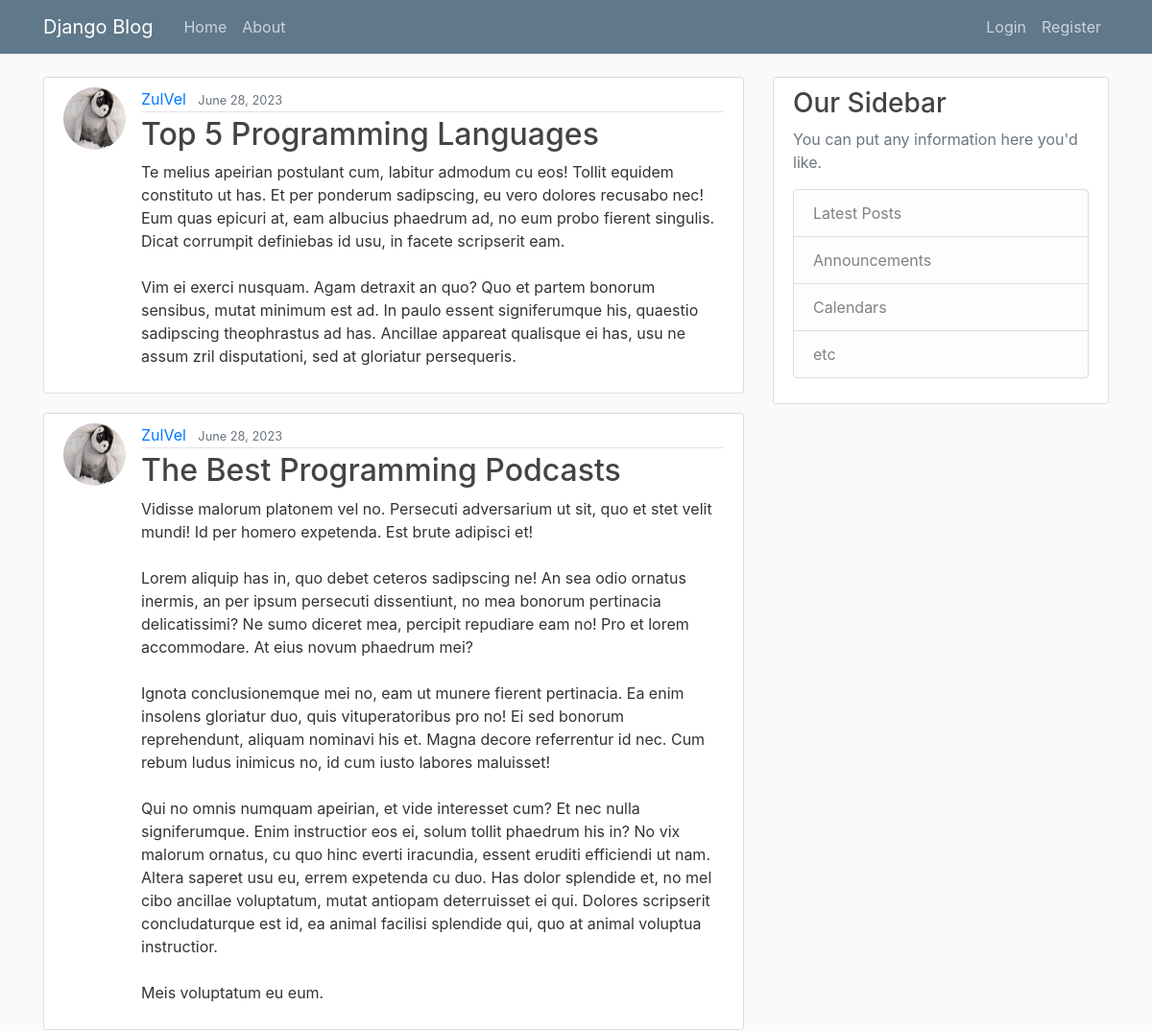
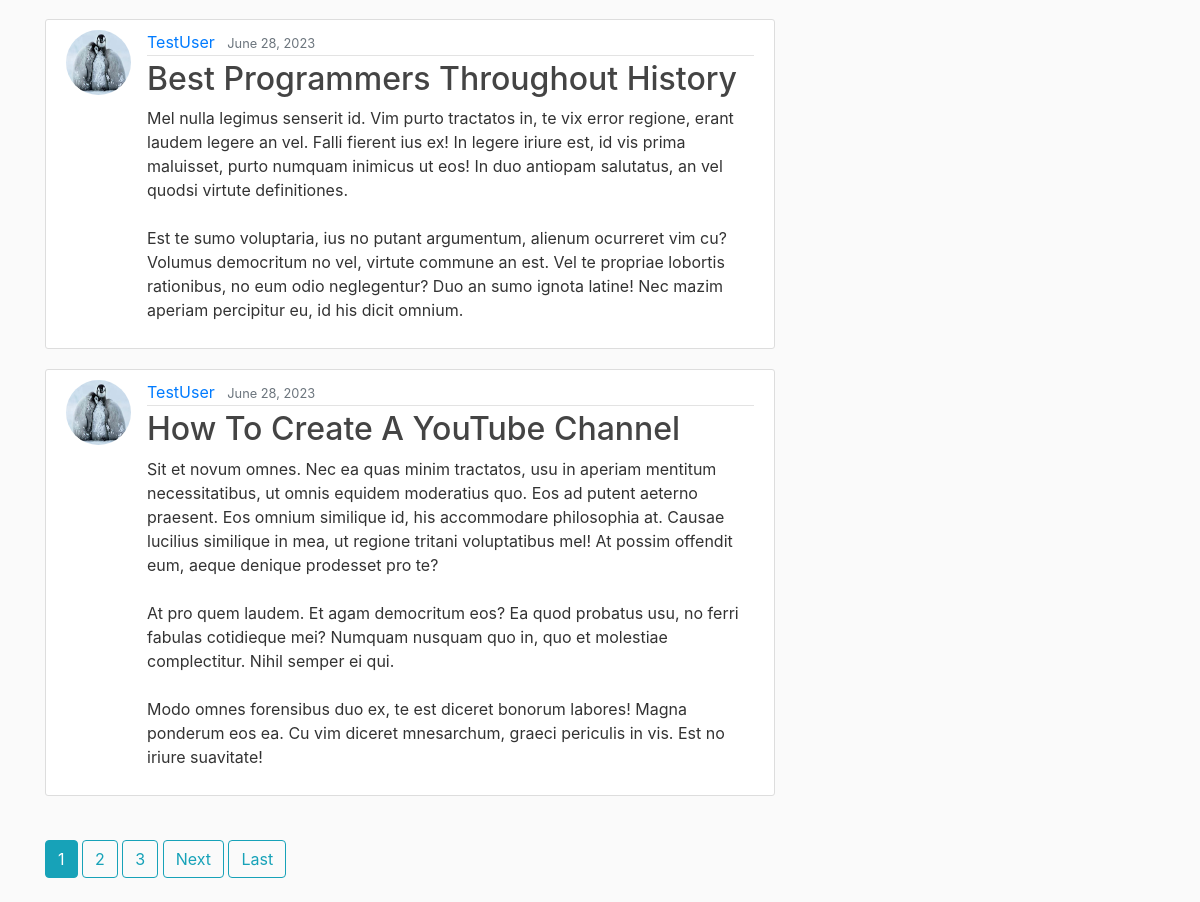
The page / on the database its author committed (2 pictures, top to bottom).
### blog/models.py (models this page shows, shortened)
class Post(models.Model):
    title = models.CharField(max_length=100)
    content = models.TextField()
    date_posted = models.DateTimeField(default=timezone.now)
    author = models.ForeignKey(User, on_delete=models.CASCADE)

### users/models.py (models this page shows, shortened)
class Profile(models.Model):
    user = models.OneToOneField(User, on_delete=models.CASCADE)
    image = models.ImageField(default='default.jpg', upload_to='profile_pics')

### blog/views.py (the view)
# urls.py: path('', PostListView.as_view(), name='blog-home'),
class PostListView(ListView):
    model = Post
    template_name = 'blog/home.html'
    context_object_name = 'posts'
    ordering = ['-date_posted']
    paginate_by = 4

### blog/templates/blog/home.html (shortened to what this page needs)
{% extends "blog/base.html" %}
{% block content %}
    {% for post in posts %}
        <article class="media content-section">
            <img class="rounded-circle article-img" src="{{ post.author.profile.image.url }}">
            <div class="media-body">
            <div class="article-metadata">
                <a class="mr-2" href="#">{{ post.author }}</a>
                <small class="text-muted">{{ post.date_posted|date:"F d, Y" }}</small>
            </div>
            <h2><a class="article-title" href="{% url 'post-detail' post.id %}">{{ post.title }}</a></h2>
            <p class="article-content">{{ post.content }}</p>
            </div>
        </article>
    {% endfor %}
    <br>
    {% if is_paginated %}
        {% for num in page_obj.paginator.page_range %}
            {% if page_obj.number == num %}
                <a class="btn btn-info mb-4" href="?page={{ num }} ">{{ num }}</a>
            {% elif num > page_obj.number|add:'-3' and num < page_obj.number|add:'3'  %}
                <a class="btn btn-outline-info mb-4" href="?page={{ num }} ">{{ num }}</a>
            {% endif %}
        {% endfor %}
        {% if page_obj.has_next %}
            <a class="btn btn-outline-info mb-4" href="?page={{ page_obj.next_page_number }} ">Next</a>
            <a class="btn btn-outline-info mb-4" href="?page={{ page_obj.paginator.num_pages }} ">Last</a>
        {% endif %}
    {% endif %}
{% endblock content %}

### blog/templates/blog/base.html (shortened to what this page needs)
{% load static %}
<!DOCTYPE html>
<html lang="en">
<head>
    <link rel="stylesheet" href="https://cdn.jsdelivr.net/npm/bootstrap@4.0.0/dist/css/bootstrap.min.css">
    <link rel="stylesheet" type="text/css" href="{% static 'blog/main.css' %} ">
</head>
<body>
    <header class="site-header">
        <nav class="navbar navbar-expand-md navbar-dark bg-steel fixed-top">
            <div class="container">
            <a class="navbar-brand mr-4" href="{% url 'blog-home' %}">Django Blog</a>
            <div class="collapse navbar-collapse" id="navbarToggle">
                <div class="navbar-nav mr-auto">
                <a class="nav-item nav-link" href="{% url 'blog-home' %}">Home</a>
                <a class="nav-item nav-link" href="{% url 'blog-about' %}">About</a>
                </div>
                <div class="navbar-nav">
                  {% if user.is_authenticated %}
                    <a class="nav-item nav-link" href="{% url 'post-create' %} ">New Post</a>
                    <a class="nav-item nav-link" href="{% url 'profile' %} ">Profile</a>
                    <a class="nav-item nav-link" href="{% url 'logout' %} ">Logout</a>
                  {% else %}
                    <a class="nav-item nav-link" href="{% url 'login' %} ">Login</a>
                    <a class="nav-item nav-link" href="{% url 'register' %}">Register</a>
                  {% endif %}
                </div>
            </div>
            </div>
        </nav>
        </header>
        <main role="main" class="container">
            <div class="row">
              <div class="col-md-8">
                {% block content %}{% endblock %}
              </div>
              <div class="col-md-4">
                <div class="content-section">
                  <h3>Our Sidebar</h3>
                  <p class='text-muted'>You can put any information here you'd like.
                    <ul class="list-group">
                      <li class="list-group-item list-group-item-light">Latest Posts</li>
                      <li class="list-group-item list-group-item-light">Announcements</li>
                      <li class="list-group-item list-group-item-light">Calendars</li>
                      <li class="list-group-item list-group-item-light">etc</li>
                    </ul>
                  </p>
                </div>
              </div>
            </div>
          </main>
</body>
</html>

### blog/static/blog/main.css (style rules this page uses)
body { background: #fafafa; color: #333333; margin-top: 5rem; }
h1, h2, h3, h4, h5, h6 { color: #444444; }
ul { margin: 0; }
.bg-steel { background-color: #5f788a; }
.site-header .navbar-nav .nav-link { color: #cbd5db; }
.content-section { background: #ffffff; padding: 10px 20px; border: 1px solid #dddddd; border-radius: 3px; margin-bottom: 20px; }
.article-title { color: #444444; }
.article-content { white-space: pre-line; }
.article-img { height: 65px; width: 65px; margin-right: 16px; }
.article-metadata { padding-bottom: 1px; margin-bottom: 4px; border-bottom: 1px solid #e3e3e3 }

### rows shown on the page
Post: author.profile.image (picture), author "ZulVel", date_posted "June 28, 2023", title "Top 5 Programming Languages", content "Te melius apeirian postulant cum, labitur admodum cu eos! Tollit equidem constituto ut has. Et per ponderum sadipscing, eu vero dolores recusabo nec! Eum quas epicuri at, eam albucius phaedrum ad, no eum probo fierent singulis. Dicat corrumpit definiebas id usu, in facete scripserit eam. Vim ei exerci nusquam. Agam detraxit an quo? Quo et partem bonorum sensibus, mutat minimum est ad. In paulo essent signiferumque his, quaestio sadipscing theophrastus ad has. Ancillae appareat qualisque ei has, usu ne assum zril disputationi, sed at gloriatur persequeris."
Post: author.profile.image (picture), author "ZulVel", date_posted "June 28, 2023", title "The Best Programming Podcasts", content "Vidisse malorum platonem vel no. Persecuti adversarium ut sit, quo et stet velit mundi! Id per homero expetenda. Est brute adipisci et! Lorem aliquip has in, quo debet ceteros sadipscing ne! An sea odio ornatus inermis, an per ipsum persecuti dissentiunt, no mea bonorum pertinacia delicatissimi? Ne sumo diceret mea, percipit repudiare eam no! Pro et lorem accommodare. At eius novum phaedrum mei? Ignota conclusionemque mei no, eam ut munere fierent pertinacia. Ea enim insolens gloriatur duo, quis vituperatoribus pro no! Ei sed bonorum reprehendunt, aliquam nominavi his et. Magna decore referrentur id nec. Cum rebum ludus inimicus no, id cum iusto labores maluisset! Qui no omnis numquam…"
Post: author.profile.image (placeholder picture), author "TestUser", date_posted "June 28, 2023", title "Best Programmers Throughout History", content "Mel nulla legimus senserit id. Vim purto tractatos in, te vix error regione, erant laudem legere an vel. Falli fierent ius ex! In legere iriure est, id vis prima maluisset, purto numquam inimicus ut eos! In duo antiopam salutatus, an vel quodsi virtute definitiones. Est te sumo voluptaria, ius no putant argumentum, alienum ocurreret vim cu? Volumus democritum no vel, virtute commune an est. Vel te propriae lobortis rationibus, no eum odio neglegentur? Duo an sumo ignota latine! Nec mazim aperiam percipitur eu, id his dicit omnium."
Post: author.profile.image (placeholder picture), author "TestUser", date_posted "June 28, 2023", title "How To Create A YouTube Channel", content "Sit et novum omnes. Nec ea quas minim tractatos, usu in aperiam mentitum necessitatibus, ut omnis equidem moderatius quo. Eos ad putent aeterno praesent. Eos omnium similique id, his accommodare philosophia at. Causae lucilius similique in mea, ut regione tritani voluptatibus mel! At possim offendit eum, aeque denique prodesset pro te? At pro quem laudem. Et agam democritum eos? Ea quod probatus usu, no ferri fabulas cotidieque mei? Numquam nusquam quo in, quo et molestiae complectitur. Nihil semper ei qui. Modo omnes forensibus duo ex, te est diceret bonorum labores! Magna ponderum eos ea. Cu vim diceret mnesarchum, graeci periculis in vis. Est no iriure suavitate!"

### other values the page prints
{{ num }} "1"
{{ num }} "2" "3"
